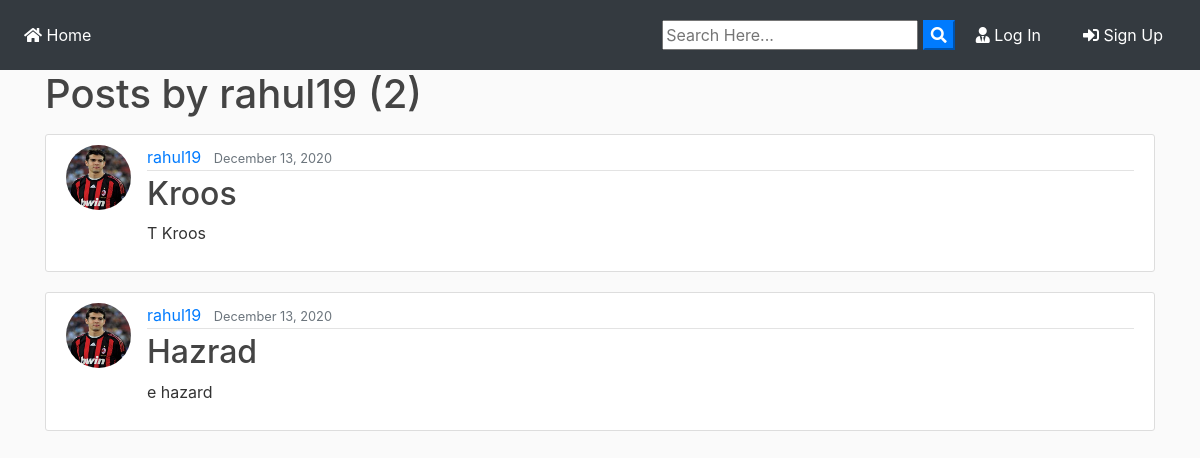
The page /user/rahul19 on the database its author committed.
### blog/models.py (models this page shows, shortened)
class Post(models.Model):
	title = models.CharField(max_length=100)
	file = models.FileField(null=True,blank=True,upload_to='Files')
	content = models.TextField()
	date_posted = models.DateTimeField(default=timezone.now)
	author = models.ForeignKey(User, on_delete=models.CASCADE)
	private = models.BooleanField()

### users/models.py (models this page shows, shortened)
class Profile(models.Model):
    user = models.OneToOneField(User, on_delete=models.CASCADE)
    image = models.ImageField(default='default.jpg', upload_to='profile_pics')

### blog/views.py (the view)
# urls.py: path('user/<str:username>', UserPostListView.as_view(), name='user-posts'),
class UserPostListView(ListView):
    model = Post
    template_name = 'blog/user_posts.html'  # <app>/<model>_<viewtype>.html
    context_object_name = 'posts'
    paginate_by = 2
    def get_queryset(self):
        user = get_object_or_404(User, username=self.kwargs.get('username'))
        return Post.objects.filter(author=user).order_by('-date_posted')

### blog/templates/blog/user_posts.html (shortened to what this page needs)
{% extends "blog/base.html" %}
{% block content %}
    <h1 class="mb-3">Posts by {{ view.kwargs.username }} ({{ page_obj.paginator.count }})</h1>
    {% for post in posts %}
        <article class="media content-section">
          <img class="rounded-circle article-img" src="{{ post.author.profile.image.url }}">
          <div class="media-body">
            <div class="article-metadata">
              <a class="mr-2" href="{% url 'user-posts' post.author.username %}">{{ post.author }}</a>
              <small class="text-muted">{{ post.date_posted|date:"F d, Y" }}</small>
            </div>
            <h2><a class="article-title" href="{% url 'post-detail' post.id %}">{{ post.title }}</a></h2>
            <p class="article-content">{{ post.content }}</p>
          </div>
        </article>
    {% endfor %}
{% endblock content %}

### blog/static/blog/main.css (style rules this page uses)
body { background: #fafafa; color: #333333; margin-top: 0; }
h1, h2, h3, h4, h5, h6 { color: #444444; }
.content-section { background: #ffffff; padding: 10px 20px; border: 1px solid #dddddd; border-radius: 3px; margin-bottom: 20px; }
.article-title { color: #444444; }
.article-content { white-space: pre-line; }
.article-img { height: 65px; width: 65px; margin-right: 16px; }
.article-metadata { padding-bottom: 1px; margin-bottom: 4px; border-bottom: 1px solid #e3e3e3 }

### rows shown on the page
Post: author.profile.image (picture), author "rahul19", date_posted "December 13, 2020", title "Kroos", content "T Kroos"
Post: author.profile.image (picture), author "rahul19", date_posted "December 13, 2020", title "Hazrad", content "e hazard"

### other values the page prints
{{ view.kwargs.username }} "rahul19"
{{ page_obj.paginator.count }} "2"
